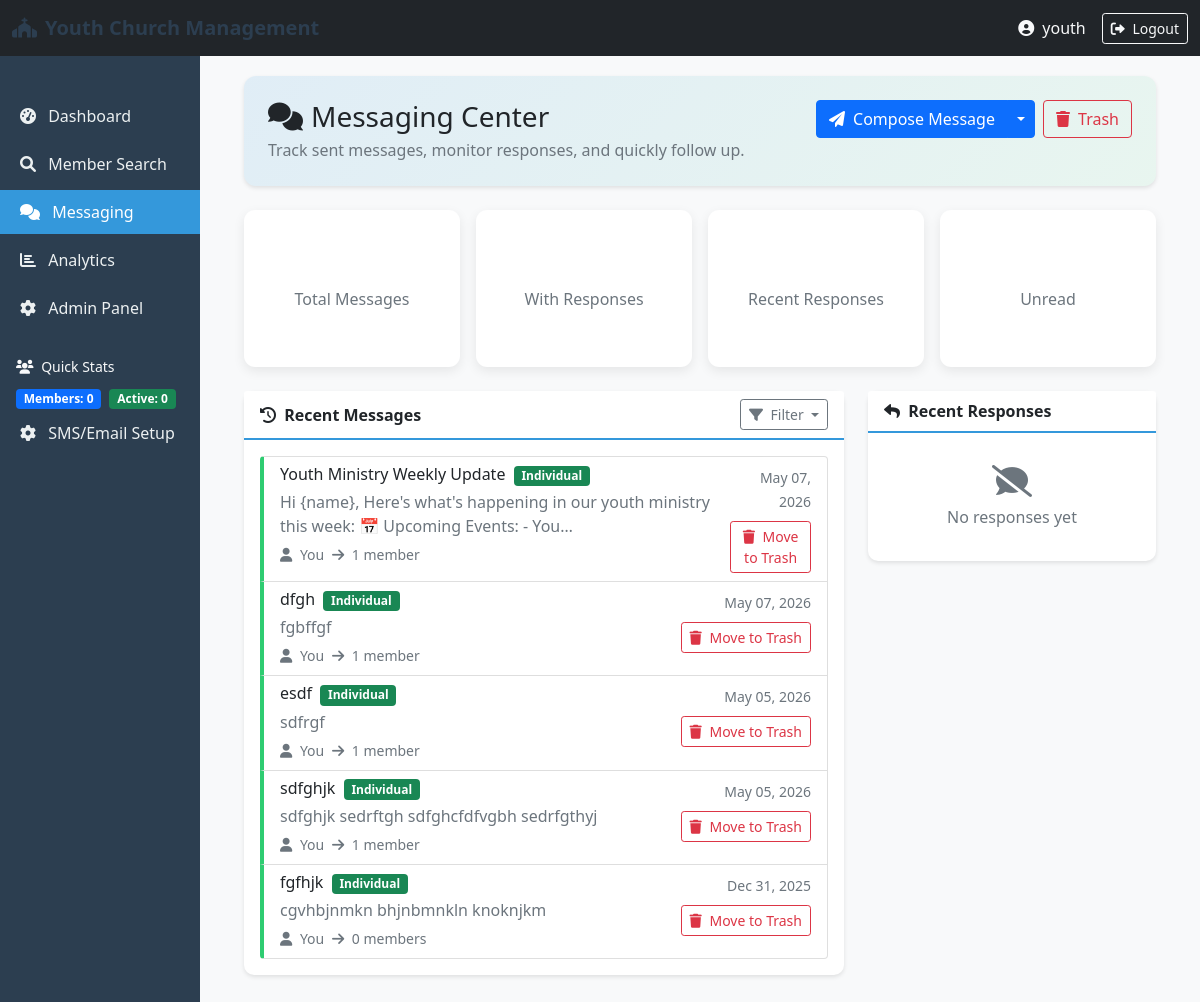
The app's page /portal/messaging/ (signed in) with its own data.
### messaging/models.py (models this page shows, shortened)
class Message(models.Model):
    MESSAGE_TYPE_CHOICES = [
        ('broadcast', 'Broadcast to All'),
        ('group', 'Group Message'),
        ('individual', 'Individual Message'),
    ]
    id = models.UUIDField(primary_key=True, default=uuid.uuid4, editable=False)
    sender = models.ForeignKey(User, on_delete=models.CASCADE, related_name='sent_messages')
    message_type = models.CharField(max_length=20, choices=MESSAGE_TYPE_CHOICES, default='broadcast')
    subject = models.CharField(max_length=200)
    content = models.TextField()
    recipients = models.ManyToManyField(Member, related_name='received_messages', blank=True)
    is_broadcast = models.BooleanField(default=False)
    is_sent = models.BooleanField(default=False)
    is_delivered = models.BooleanField(default=False)
    created_at = models.DateTimeField(auto_now_add=True)
    scheduled_for = models.DateTimeField(null=True, blank=True)
    sent_at = models.DateTimeField(null=True, blank=True)
    sms_sent = models.BooleanField(default=False)
    whatsapp_sent = models.BooleanField(default=False)
    is_deleted = models.BooleanField(default=False)
    deleted_at = models.DateTimeField(null=True, blank=True)
    class Meta:
        ordering = ['-created_at']

### portal/views.py (the view)
# urls.py: path('messaging/', views.messaging_dashboard, name='messaging_dashboard'),
@staff_member_required
def messaging_dashboard(request):
    from messaging.models import MessageTemplate
    sent_messages = Message.objects.filter(
        sender=request.user, is_deleted=False).order_by('-created_at')
    messages_with_responses = sent_messages.filter(
        responses__is_deleted=False).distinct()
    recent_responses = MessageResponse.objects.filter(
        message__sender=request.user, is_deleted=False
    ).select_related('respondent', 'message').order_by('-created_at')[:10]
    templates = MessageTemplate.objects.filter(
        is_active=True).order_by('-updated_at')[:10]
    context = {
        'sent_messages': sent_messages,
        'messages_with_responses': messages_with_responses,
        'recent_responses': recent_responses,
        'templates': templates,
    }
    return render(request, 'portal/messaging_dashboard.html', context)

### templates/portal/messaging_dashboard.html (shortened to what this page needs)
{% extends 'base.html' %}
{% block content %}
<div class="messaging-page">
    <div class="card header-card mb-4">
        <div class="card-body p-4">
            <div class="d-flex justify-content-between flex-wrap align-items-start gap-3">
                <div>
                    <h1 class="h3 mb-1"><i class="fas fa-comments me-2"></i>Messaging Center</h1>
                    <p class="text-muted mb-0">Track sent messages, monitor responses, and quickly follow up.</p>
                </div>
                <div class="btn-toolbar mb-0 gap-2">
                    <div class="btn-group" role="group">
                        <a href="{% url 'compose_message' %}" class="btn btn-primary">
                            <i class="fas fa-paper-plane me-1"></i> Compose Message
                        </a>
                        <button class="btn btn-primary dropdown-toggle dropdown-toggle-split" id="templateDropdown" type="button" data-bs-toggle="dropdown" aria-expanded="false">
                        </button>
                    </div>
                    <a href="{% url 'trash_view' %}" class="btn btn-outline-danger">
                        <i class="fas fa-trash me-1"></i> Trash
                    </a>
                </div>
            </div>
        </div>
    </div>
<div class="row g-4">
    <div class="col-12">
        <div class="row g-3">
            <div class="col-6 col-lg-3">
                <div class="card text-center stat-card h-100">
                    <div class="card-body">
                        <h3>{{ sent_messages.count }}</h3>
                        <p class="text-muted mb-0">Total Messages</p>
                    </div>
                </div>
            </div>
            <div class="col-6 col-lg-3">
                <div class="card text-center stat-card h-100">
                    <div class="card-body">
                        <h3>{{ messages_with_responses.count }}</h3>
                        <p class="text-muted mb-0">With Responses</p>
                    </div>
                </div>
            </div>
            <div class="col-6 col-lg-3">
                <div class="card text-center stat-card h-100">
                    <div class="card-body">
                        <h3>{{ recent_responses|length }}</h3>
                        <p class="text-muted mb-0">Recent Responses</p>
                    </div>
                </div>
            </div>
            <div class="col-6 col-lg-3">
                <div class="card text-center stat-card h-100">
                    <div class="card-body">
                        <h3>0</h3>
                        <p class="text-muted mb-0">Unread</p>
                    </div>
                </div>
            </div>
        </div>
    </div>
    <div class="col-12 col-xl-8">
        <div class="card">
            <div class="card-header d-flex justify-content-between align-items-center">
                <span><i class="fas fa-history me-1"></i> Recent Messages</span>
                <div class="dropdown">
                    <button class="btn btn-outline-secondary btn-sm dropdown-toggle" type="button" data-bs-toggle="dropdown">
                        <i class="fas fa-filter me-1"></i> Filter
                    </button>
                </div>
            </div>
            <div class="card-body">
                {% if sent_messages %}
                <div class="list-group">
                    {% for message in sent_messages|slice:":10" %}
                    <a href="{% url 'message_responses' message.id %}"
                       class="list-group-item list-group-item-action message-card {% if message.is_broadcast %}broadcast{% else %}individual{% endif %}">
                        <div class="d-flex w-100 justify-content-between">
                            <div class="flex-grow-1">
                                <h6 class="mb-1">
                                    {{ message.subject }}
                                    {% if message.is_broadcast %}
                                    <span class="badge bg-primary ms-1">Broadcast</span>
                                    {% else %}
                                    <span class="badge bg-success ms-1">Individual</span>
                                    {% endif %}
                                </h6>
                                <p class="mb-1 text-muted">{{ message.content|truncatechars:100 }}</p>
                                <small class="text-muted">
                                    <i class="fas fa-user me-1"></i> You
                                    <i class="fas fa-arrow-right mx-1"></i>
                                    {% if message.is_broadcast %}
                                    All Members
                                    {% else %}
                                    {{ message.recipients.count }} member{{ message.recipients.count|pluralize }}
                                    {% endif %}
                                </small>
                            </div>
                            <div class="text-end">
                                <div class="mb-2">
                                    <small class="text-muted">{{ message.created_at|date:"M d, Y" }}</small>
                                </div>
                                <div class="mt-2">
                                    <form method="post" action="{% url 'delete_message' message.id %}" onsubmit="return confirm('Move this message to trash?');">
                                        <button type="submit" class="btn btn-sm btn-outline-danger">
                                            <i class="fas fa-trash me-1"></i> Move to Trash
                                        </button>
                                    </form>
                                </div>
                            </div>
                        </div>
                    </a>
                    {% endfor %}
                </div>
                {% endif %}
            </div>
        </div>
    </div>
    <div class="col-12 col-xl-4">
        <div class="card">
            <div class="card-header">
                <i class="fas fa-reply me-1"></i> Recent Responses
            </div>
            <div class="card-body">
                {% if recent_responses %}
                <div class="list-group">
                    {% for response in recent_responses %}
                    <div class="list-group-item">
                        <div class="d-flex align-items-start">
                            {% if response.respondent.photo %}
                            <img src="{{ response.respondent.photo.url }}" class="profile-img-sm me-3">
                            {% else %}
                            <img src="/static/images/default_profile.png" class="profile-img-sm me-3">
                            {% endif %}
                            <div class="flex-grow-1">
                                <h6 class="mb-1">{{ response.respondent.full_name }}</h6>
                                <p class="mb-1 small">{{ response.response_content|truncatechars:50 }}</p>
                                <small class="text-muted">
                                    Re: {{ response.message.subject|truncatechars:30 }}
                                </small>
                            </div>
                            <a href="{% url 'message_responses' response.message.id %}#response-{{ response.id }}"
                               class="btn btn-sm btn-outline-primary">
                                <i class="fas fa-eye"></i>
                            </a>
                            <form method="post" action="{% url 'delete_message_response' response.id %}" class="ms-1" onsubmit="return confirm('Move this response to trash?');">
                                {% csrf_token %}
                                <input type="hidden" name="next" value="{% url 'messaging_dashboard' %}">
                                <button type="submit" class="btn btn-sm btn-outline-danger" title="Move to trash">
                                    <i class="fas fa-trash"></i>
                                </button>
                            </form>
                        </div>
                    </div>
                    {% endfor %}
                </div>
                {% else %}
                <div class="text-center py-3">
                    <i class="fas fa-comment-slash fa-2x text-muted mb-2"></i>
                    <p class="text-muted mb-0">No responses yet</p>
                </div>
                {% endif %}
            </div>
        </div>
    </div>
</div>
</div>
{% endblock %}

### templates/base.html (shortened to what this page needs)
{% load static %}
<!DOCTYPE html>
<html lang="en">
<head>
    <link href="https://cdn.jsdelivr.net/npm/bootstrap@5.1.3/dist/css/bootstrap.min.css" rel="stylesheet">
    <link rel="stylesheet" href="https://cdnjs.cloudflare.com/ajax/libs/font-awesome/6.0.0/css/all.min.css">
</head>
<body>
    <nav class="navbar navbar-expand-lg navbar-dark bg-dark">
        <div class="container-fluid">
            <a class="navbar-brand" href="{% url 'admin_portal' %}">
                <i class="fas fa-church me-2"></i>Youth Church Management
            </a>
            <div class="d-flex align-items-center">
                <span class="text-light me-3">
                    <i class="fas fa-user-circle me-1"></i> {{ user.username }}
                </span>
                <a href="{% url 'logout' %}" class="btn btn-outline-light btn-sm">
                    <i class="fas fa-sign-out-alt me-1"></i> Logout
                </a>
            </div>
        </div>
    </nav>
    <div class="container-fluid">
        <div class="row">
            <div id="sidebarMenu" class="col-12 col-md-3 col-lg-2 d-md-block sidebar collapse">
                <div class="position-sticky pt-3">
                    <ul class="nav flex-column">
                        <li class="nav-item">
                            <a class="nav-link {% if request.resolver_match.url_name == 'admin_portal' %}active{% endif %}"
                               href="{% url 'admin_portal' %}">
                                <i class="fas fa-tachometer-alt me-2"></i> Dashboard
                            </a>
                        </li>
                        <li class="nav-item">
                            <a class="nav-link {% if request.resolver_match.url_name == 'member_search' %}active{% endif %}"
                               href="{% url 'member_search' %}">
                                <i class="fas fa-search me-2"></i> Member Search
                            </a>
                        </li>
                        <li class="nav-item">
                            <a class="nav-link {% if 'messaging' in request.resolver_match.url_name %}active{% endif %}"
                               href="{% url 'messaging_dashboard' %}">
                                <i class="fas fa-comments me-2"></i> Messaging
                            </a>
                        </li>
                        <li class="nav-item">
                            <a class="nav-link {% if request.resolver_match.url_name == 'analytics_dashboard' %}active{% endif %}"
                               href="{% url 'analytics_dashboard' %}">
                                <i class="fas fa-chart-bar me-2"></i> Analytics
                            </a>
                        </li>
                        <li class="nav-item">
                            <a class="nav-link" href="/admin/" target="_blank">
                                <i class="fas fa-cog me-2"></i> Admin Panel
                            </a>
                        </li>
                        <li class="nav-item mt-4">
                            <div class="text-light px-3 small">
                                <i class="fas fa-users me-1"></i> Quick Stats
                            </div>
                            <div class="px-3 mt-2">
                                <span class="badge bg-primary">Members: {{ total_members|default:0 }}</span>
                                <span class="badge bg-success ms-1">Active: {{ active_members|default:0 }}</span>
                            </div>
                        </li>
                        <li class="nav-item">
                            <a class="nav-link" href="{% url 'setup_sms_email' %}"><i class="fas fa-cog me-2"></i>
                                SMS/Email Setup
                            </a>
                        </li>
                    </ul>
                </div>
            </div>
            <main class="col-md-9 ms-sm-auto col-lg-10 px-md-4">
                <div class="content">
                    {% block content %}{% endblock %}
                </div>
            </main>
        </div>
    </div>
</body>
</html>

### templates/base.html (style rules this page uses)
body { background-color: #f8f9fa; font-family: 'Segoe UI', Tahoma, Geneva, Verdana, sans-serif; }
.navbar-brand { font-weight: bold; color: #2c3e50 !important; }
.sidebar { min-height: calc(100vh - 56px); background-color: #2c3e50; padding: 20px 0; }
.sidebar .nav-link { color: #ecf0f1; padding: 10px 20px; margin: 2px 0; }
.sidebar .nav-link.active { background-color: #3498db; color: white; }
.content { padding: 20px; }
.card { border-radius: 10px; box-shadow: 0 2px 4px rgba(0,0,0,0.1); margin-bottom: 20px; border: none; }
.card-header { background-color: #fff; border-bottom: 2px solid #3498db; font-weight: bold; }
.stat-card { text-align: center; padding: 20px; border-radius: 10px; color: white; margin-bottom: 20px; }

### templates/portal/messaging_dashboard.html (style rules this page uses)
.messaging-page .header-card { border: none; border-radius: 0.75rem; background: linear-gradient(135deg, rgba(52, 152, 219, 0.12), rgba(46, 204, 113, 0.08)); }
.messaging-page .message-card { border-left: 4px solid #3498db; transition: all 0.25s ease; }
.messaging-page .message-card.individual { border-left-color: #2ecc71; }
.messaging-page .stat-card { border: none; border-radius: 0.7rem; box-shadow: 0 0.25rem 0.75rem rgba(0, 0, 0, 0.08); }

### records on screen
Message: subject "Youth Ministry Weekly Update", is_broadcast "Individual", content "Hi {name}, Here's what's happening in our youth ministry this week: 📅 Upcoming Events: - You…", recipients.count "1", created_at "May 07, 2026"
Message: subject "dfgh", is_broadcast "Individual", content "fgbffgf", recipients.count "1", created_at "May 07, 2026"
Message: subject "esdf", is_broadcast "Individual", content "sdfrgf", recipients.count "1", created_at "May 05, 2026"
Message: subject "sdfghjk", is_broadcast "Individual", content "sdfghjk sedrftgh sdfghcfdfvgbh sedrfgthyj", recipients.count "1", created_at "May 05, 2026"
Message: subject "fgfhjk", is_broadcast "Individual", content "cgvhbjnmkn bhjnbmnkln knoknjkm", recipients.count "0", created_at "Dec 31, 2025"

### other values on screen
{{ user.username }} "youth"
{{ total_members|default:0 }} "0"
{{ active_members|default:0 }} "0"
